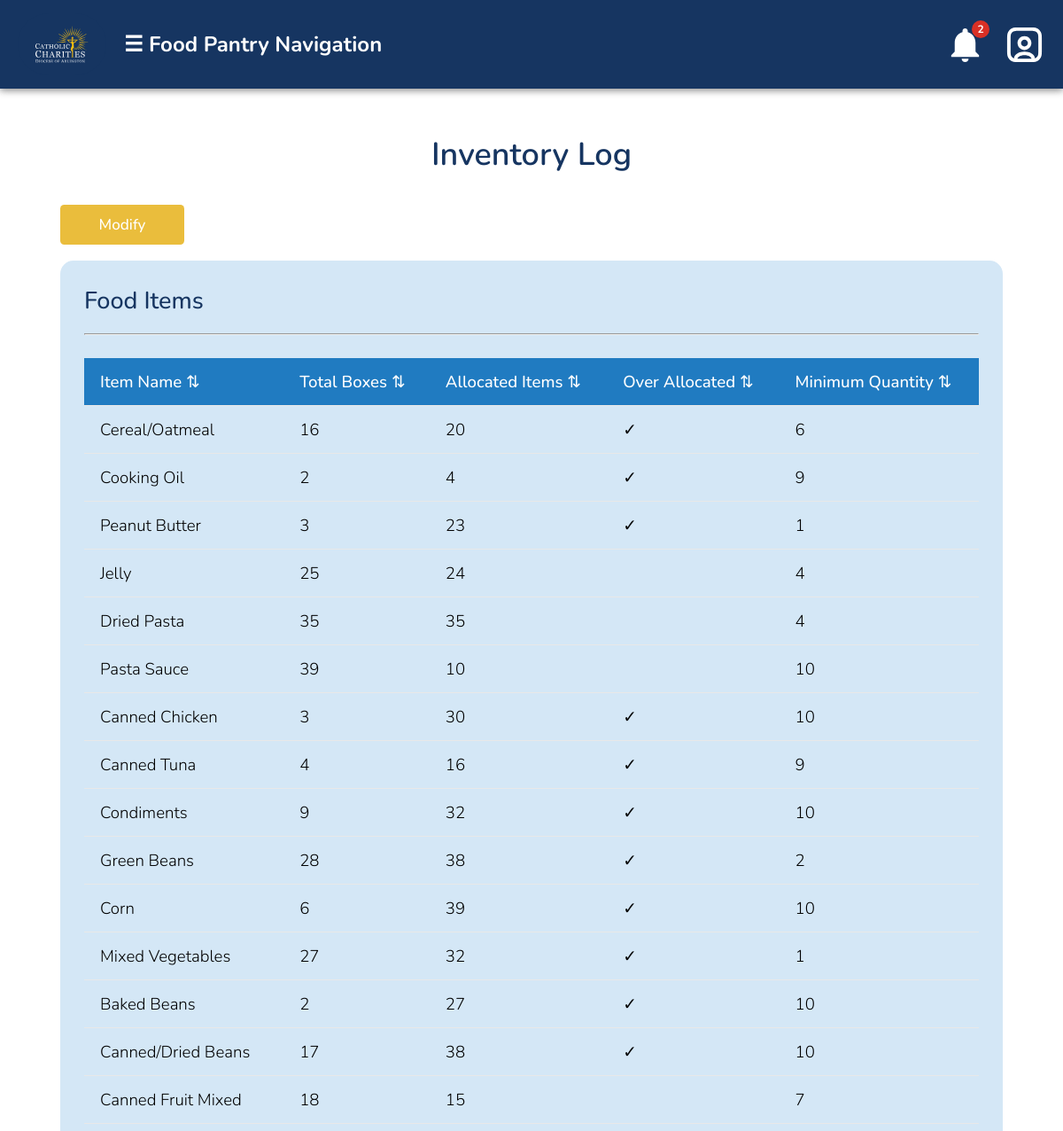
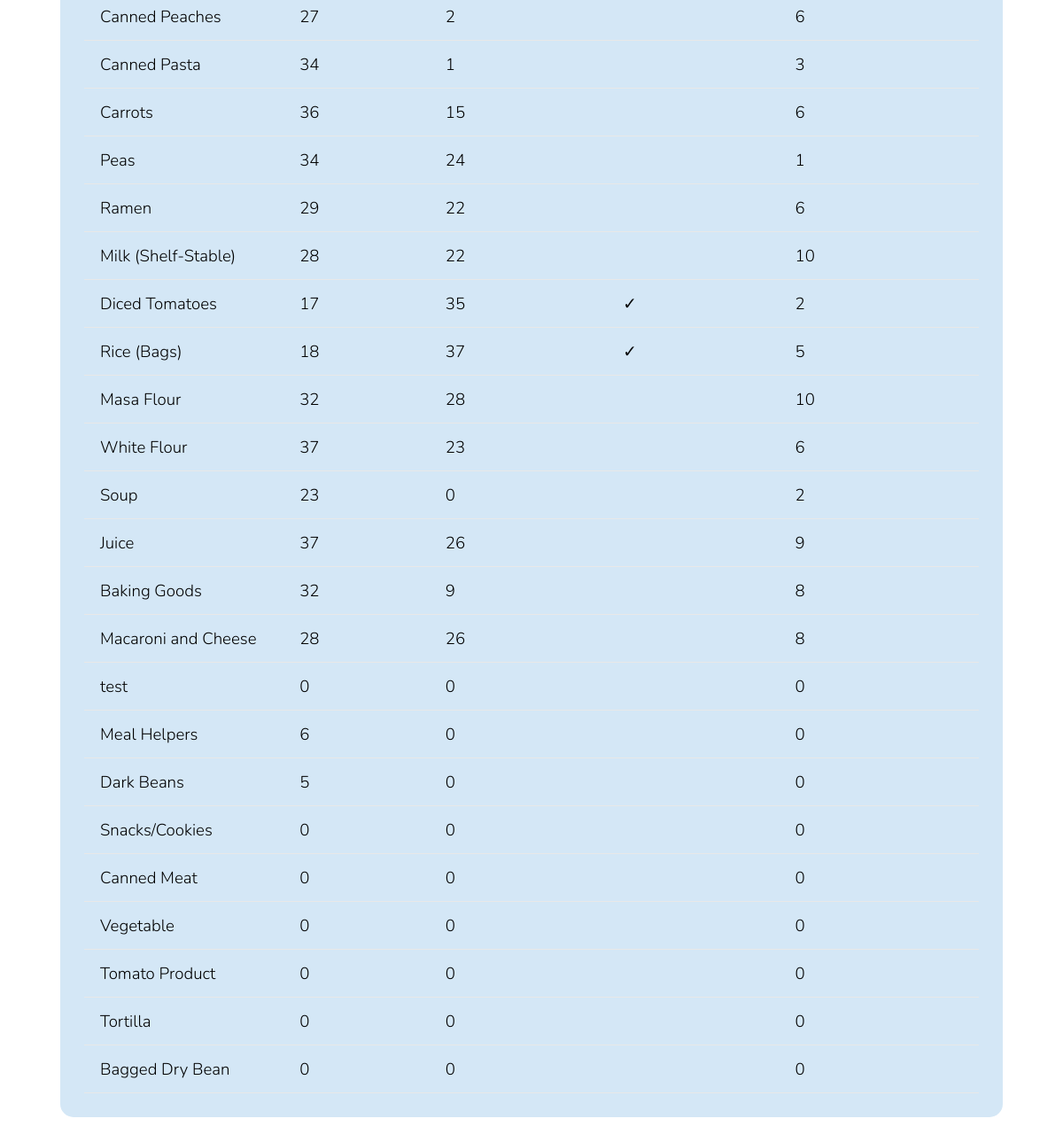
The app's page /inventory.php (signed in) with its own data (2 pictures, top to bottom).
### tables this page shows
CREATE TABLE `dbinventory` (
  `id` int(11) NOT NULL,
  `item_category_id` int(11) NOT NULL,
  `category_name` varchar(100) NOT NULL,
  `current_quantity` int(11) NOT NULL,
  `minimum_quantity` int(11) NOT NULL,
  `allocated_quantity` int(11) NOT NULL
);

### database/dbInventory.php (called while the page is built, shortened)
<?php
include_once(dirname(__FILE__).'/../domain/InventoryItem.php');
include_once(dirname(__FILE__).'/dbNotifications.php');
function getAllInventoryItems() {
    $con = connect();
    $query = "SELECT * FROM dbinventory ORDER BY id";
    $result = mysqli_query($con, $query);
    $inventoryItems = array();
    while ($row = mysqli_fetch_assoc($result)) {
        $inventoryItem = new InventoryItem($row['id'], $row['item_category_id'], $row['category_name'], $row['current_quantity'], $row['minimum_quantity'], $row['allocated_quantity']);
        $inventoryItems[] = $inventoryItem;
    }
    return $inventoryItems;
}

### domain/InventoryItem.php (called while the page is built, shortened)
<?php
class InventoryItem {
    private $category_name;
    private $current_quantity;
    private $minimum_quantity;
    private $allocated_quantity;
    function __construct($id, $item_category_id, $category_name, $current_quantity, $minimum_quantity, $allocated_quantity) {
        $this->category_name = $category_name;
        $this->current_quantity = $current_quantity;
        $this->minimum_quantity = $minimum_quantity;
        $this->allocated_quantity = $allocated_quantity;
    }
    function getCategoryName() {
        return $this->category_name;
    }
    function getCurrentQuantity() {
        return $this->current_quantity;
    }
    function getMinimumQuantity() {
        return $this->minimum_quantity;
    }
    function getAllocatedQuantity() {
        return $this->allocated_quantity;
    }
}

### inventory.php (the view, shortened to what this page needs)
<?php
$accessLevel = $_SESSION['access_level'] ?? 0;
require_once(__DIR__ . '/database/dbInventory.php');
$sortCol = isset($_GET['sortCol']) ? (int)$_GET['sortCol'] : -1;
$sortDir = isset($_GET['sortDir']) && $_GET['sortDir'] === 'desc' ? 'DESC' : 'ASC';
$items = [];
$columnNums = [
    1 => "category_name",
    2 => "current_quantity",
    3 => "allocated_quantity",
    4 => "current_quantity - allocated_quantity",
    5 => "minimum_quantity"
];
if ($sortCol >= 0 && $sortCol <= count($columnNums)) {
    $items = getAllInventoryItemsSorted($columnNums[$sortCol], $sortDir);
} else {
    $items = getAllInventoryItems();
}
?>
<!DOCTYPE html>
<html>
<head>
    <?php require_once('universal.inc'); ?>
    <link rel="stylesheet" href="css/base.css">
</head>
<pageheader>
		    <h1 class="title" style="margin-top: 0; margin-bottom: 0; padding-top: 0;">Inventory Log</h1>
</pageheader>
<body>
    <?php require_once('header.php'); ?>
    <main>
        <?php if($accessLevel >= 1): ?>
            <div class="report-container" style="margin-top: 0; margin-bottom: 0; padding-top: 0; padding-bottom: 0;">
                <a href="editInventory.php" style="text-decoration: none;">
                    <button class="modify-button" style="width: 140px; height: 45px;">
                        Modify
                    </button>
                </a>
            </div>
        <?php endif; ?>
<div class="report-container">
            <div class="report-section">
                <h2>Food Items</h2>
                <hr>
                <br>
                <div class="table-wrapper">
                    <table class="report-table" id="inventoryTable">
                        <thead>
                                <tr>
                                    <th>
                                        <?php if ($sortCol === 1 && $sortDir === 'ASC'): ?>
                                            <a href='?sortCol=1&sortDir=desc' style="font-weight: bold; color: white;"><span class="desktop-text">Item Name ↑</span></a>
                                            <a href='?sortCol=1&sortDir=desc' style="font-weight: bold; color: white;"><span class="mobile-text">Item Name ↑</span></a>
                                        <?php elseif ($sortCol === 1 && $sortDir === 'DESC'): ?>
                                            <a href='?' style="font-weight: bold; color: white;"><span class="desktop-text">Item Name ↓</span></a>
                                            <a href='?' style="font-weight: bold; color: white;"><span class="mobile-text">Item Name ↓</span></a>
                                        <?php else: ?>
                                            <a href='?sortCol=1&sortDir=asc' style="color: white;"><span class="desktop-text">Item Name ⇅</span></a>
                                        <?php endif; ?>
                                    </th>
                                    <th>
                                        <?php if ($sortCol === 2 && $sortDir === 'ASC'): ?>
                                            <a href='?sortCol=2&sortDir=desc' style="font-weight: bold;color: white;"><span class="desktop-text">Total Boxes ↑</span></a>
                                            <a href='?sortCol=2&sortDir=desc' style="font-weight: bold; color: white;"><span class="mobile-text">Total Boxes ↑</span></a>
                                        <?php elseif ($sortCol === 2 && $sortDir === 'DESC'): ?>
                                            <a href='?' style="font-weight: bold; color: white;"><span class="desktop-text">Total Boxes ↓</span></a>
                                            <a href='?' style="font-weight: bold; color: white;"><span class="mobile-text">Total Boxes ↓</span></a>
                                        <?php else: ?>
                                            <a href='?sortCol=2&sortDir=asc' style="color: white;"><span class="desktop-text">Total Boxes ⇅</span></a>
                                        <?php endif; ?>
                                    </th>
                                    <th>
                                        <?php if ($sortCol === 3 && $sortDir === 'ASC'): ?>
                                            <a href='?sortCol=3&sortDir=desc' style="font-weight: bold; color: white;"><span class="desktop-text">Allocated Items ↑</span></a>
                                            <a href='?sortCol=3&sortDir=desc' style="font-weight: bold; color: white;"><span class="mobile-text">Allocated Items ↑</span></a>
                                        <?php elseif ($sortCol === 3 && $sortDir === 'DESC'): ?>
                                            <a href='?' style="font-weight: bold; color: white;"><span class="desktop-text">Allocated Items ↓</span></a>
                                            <a href='?' style="font-weight: bold; color: white;"><span class="mobile-text">Allocated Items ↓</span></a>
                                        <?php else: ?>
                                            <a href='?sortCol=3&sortDir=asc' style="color: white;"><span class="desktop-text">Allocated Items ⇅</span></a>
                                        <?php endif; ?>
                                    </th>
                                    <th>
                                        <?php if ($sortCol === 4 && $sortDir === 'ASC'): ?>
                                            <a href='?sortCol=4&sortDir=desc' style="font-weight: bold; color: white;"><span class="desktop-text">Over Allocated ↑</span></a>
                                            <a href='?sortCol=4&sortDir=desc' style="font-weight: bold; color: white;"><span class="mobile-text">Over Allocated ↑</span></a>
                                        <?php elseif ($sortCol === 4 && $sortDir === 'DESC'): ?>
                                            <a href='?' style="font-weight: bold; color: white;"><span class="desktop-text">Over Allocated ↓</span></a>
                                            <a href='?' style="font-weight: bold; color: white;"><span class="mobile-text">Over Allocated ↓</span></a>
                                        <?php else: ?>
                                            <a href='?sortCol=4&sortDir=asc' style="color: white;"><span class="desktop-text">Over Allocated ⇅</span></a>
                                        <?php endif; ?>
                                    </th>
                                    <th>
                                        <?php if ($sortCol === 5 && $sortDir === 'ASC'): ?>
                                            <a href='?sortCol=5&sortDir=desc' style="font-weight: bold; color: white;"><span class="desktop-text">Minimum Quantity ↑</span></a>
                                            <a href='?sortCol=5&sortDir=desc' style="font-weight: bold; color: white;"><span class="mobile-text">Minimum Quantity ↑</span></a>
                                        <?php elseif ($sortCol === 5 && $sortDir === 'DESC'): ?>
                                            <a href='?' style="font-weight: bold; color: white;"><span class="desktop-text">Minimum Quantity ↓</span></a>
                                            <a href='?' style="font-weight: bold; color: white;"><span class="mobile-text">Minimum Quantity ↓</span></a>
                                        <?php else: ?>
                                            <a href='?sortCol=5&sortDir=asc' style="color: white;"><span class="desktop-text">Minimum Quantity ⇅</span></a>
                                        <?php endif; ?>
                                    </th>
                                </tr>
                            </thead>
                        <tbody>
                            <?php if (count($items) > 0): ?>
                                <?php foreach ($items as $item): ?>
                                    <tr>
                                        <td><?= htmlspecialchars($item->getCategoryName()) ?></td>
                                        <td><?= htmlspecialchars($item->getCurrentQuantity()) ?></td>
                                        <td><?= htmlspecialchars($item->getAllocatedQuantity()) ?></td>
                                        <td><?= $item->getAllocatedQuantity() > $item->getCurrentQuantity() ? '✓' : '' ?></td>
                                        <td><?= htmlspecialchars($item->getMinimumQuantity()) ?></td>
                                    </tr>
                                <?php endforeach; ?>
                            <?php else: ?>
                                <tr>
                                    <td colspan="8" class="empty-state">No items found.</td>
                                </tr>
                            <?php endif; ?>
                        </tbody>
                    </table>
                </div>
            </div>
			        </div>
    </main>
</body>
</html>

### css/base.css (style rules this page uses)
html, body, header, main, footer, div, span, p, h1, h2, h3, h4, h5, h6, ul, ol, li, input, select, textarea, form, section, label, table, td, tr, th, form, fieldset, em, button, a { padding: 0; margin: 0; font-size: inherit; font-family: inherit; font-weight: inherit; text-decoration: none; font-style: normal; box-sizing: border-box; text-align: left; list-style-type: none; border-spacing: 0; }
:root { --page-background-color: white; --page-font-color: black; --inactive-font-color: #d0d0d0; --inactive-background-color: rgb(31,31,33); --standout-background: #fafafa; --happy-toast-background-color: #5D7E61; --happy-toast-font-color: rgb(255, 255, 255); --info-toast-background-color: #2f2f2f; --info-toast-font-color: white; --error-toast-background-color: #A66654; --error-toast-font-color: rgb(255, 255, 255); --shadow-and-border-color: #e8e8e8; --main-color: #207BC1; --accent-color: #EABD3C; --secondary-accent-color: #163561; --wv-accent-color: #111111; --wv-accent-foreground: #ffffff; --wv-bg-light: #ffffff; --wv-text-dark: #111111; --wv-muted-text: #6b6b6b; --calendar-event-color: #333333; --calendar-event-color-hover: #000000; --calendar-today-border: 2px solid #000000; --button-font-color: #ffffff; --button-padding: 0.5rem 1.5rem; --button-border-radius: 0.25rem; --standard-border: 1px solid #111111; --light-border: 1px solid #e5e5e5; --text-field-border: 2px solid #d4d4d4; --cancel-button-background-color: #000000; --error-color: #000000; font-size: 18px; font-family: 'Montserrat'; font-weight: 300; font-size: 18px; font-family: 'Montserrat'; font-weight: 300; font-size: 18px; font-family: 'Montserrat'; font-weight: 300; font-size: 18px; font-family: 'Montserrat'; font-weight: 300; }
body { background-color: var(--page-background-color); color: var(--page-font-color); font-family: 'Montserrat'; }
main:not(.login):not(.calendar-view):not(.dashboard) { padding: 1rem; }
input[type=submit], button, .button, a.button-signup { color: var(--button-font-color); background-color: var(--main-color); padding: var(--button-padding); border: 3px solid rgba(255, 255, 255, 0.295); border-radius: var(--button-border-radius); font-weight: 500; width: 94%; transition: background-color .3s; cursor: pointer; text-align: center; }
h1 { font-size: 1.5rem; font-weight: 500; margin-bottom: 2rem; background-color: var(#4d98f3); color: var(--secondary-accent-color); width: 100%; text-align: center; padding: 1rem; }
h2 { font-size: 1.5rem; font-weight: 500; }

### inventory.php (style rules this page uses)
pageheader { margin-top: 3rem; display: flex; justify-content: center; align-items: center; }
.title { text-align: center; height: 3.5rem; width:auto; font-size: 2rem; font-weight: 600; color: var(--secondary-accent-color); padding-top: .4rem; border-radius: 10px; background-color: #ffffffee; }
.report-container { max-width: 1100px; margin: 0 auto 4rem auto; padding: 1rem; }
.report-section { background-color: #D4E7F6; border-radius: 15px; padding: 1.5rem; margin-bottom: 2rem; }
.report-section h2 { font-size: 1.5rem; font-weight: 500; margin-bottom: 1rem; color: var(--secondary-accent-color); }
.report-table { width: 100%; border-collapse: collapse; }
.report-table th, .report-table td { padding: 0.75rem 1rem; text-align: left; border-bottom: 1px solid var(--shadow-and-border-color); color: var(--page-font-color); text-align: left; vertical-align: middle; }
.report-table th { background-color: var(--main-color); color: var(--button-font-color); font-weight: 500; position: sticky; top: 100px; }
.modify-button { padding: 0.5rem 1rem; background-color: var(--accent-color); color: var(--button-font-color); border: none; border-radius: 0.25rem; cursor: pointer; font-size: 0.95rem; font-weight: 500; max-width: 500px; }

### records on screen
dbinventory: category_name "Cereal/Oatmeal", current_quantity "16", allocated_quantity "20", minimum_quantity "6"
dbinventory: category_name "Cooking Oil", current_quantity "2", allocated_quantity "4", minimum_quantity "9"
dbinventory: category_name "Peanut Butter", current_quantity "3", allocated_quantity "23", minimum_quantity "1"
dbinventory: category_name "Jelly", current_quantity "25", allocated_quantity "24", minimum_quantity "4"
dbinventory: category_name "Dried Pasta", current_quantity "35", allocated_quantity "35", minimum_quantity "4"
dbinventory: category_name "Pasta Sauce", current_quantity "39", allocated_quantity "10", minimum_quantity "10"
dbinventory: category_name "Canned Chicken", current_quantity "3", allocated_quantity "30", minimum_quantity "10"
dbinventory: category_name "Canned Tuna", current_quantity "4", allocated_quantity "16", minimum_quantity "9"
dbinventory: category_name "Condiments", current_quantity "9", allocated_quantity "32", minimum_quantity "10"
dbinventory: category_name "Green Beans", current_quantity "28", allocated_quantity "38", minimum_quantity "2"
dbinventory: category_name "Corn", current_quantity "6", allocated_quantity "39", minimum_quantity "10"
dbinventory: category_name "Mixed Vegetables", current_quantity "27", allocated_quantity "32", minimum_quantity "1"
dbinventory: category_name "Baked Beans", current_quantity "2", allocated_quantity "27", minimum_quantity "10"
dbinventory: category_name "Canned/Dried Beans", current_quantity "17", allocated_quantity "38", minimum_quantity "10"
dbinventory: category_name "Canned Fruit Mixed", current_quantity "18", allocated_quantity "15", minimum_quantity "7"
dbinventory: category_name "Canned Peaches", current_quantity "27", allocated_quantity "2", minimum_quantity "6"
dbinventory: category_name "Canned Pasta", current_quantity "34", allocated_quantity "1", minimum_quantity "3"
dbinventory: category_name "Carrots", current_quantity "36", allocated_quantity "15", minimum_quantity "6"
dbinventory: category_name "Peas", current_quantity "34", allocated_quantity "24", minimum_quantity "1"
dbinventory: category_name "Ramen", current_quantity "29", allocated_quantity "22", minimum_quantity "6"
dbinventory: category_name "Milk (Shelf-Stable)", current_quantity "28", allocated_quantity "22", minimum_quantity "10"
dbinventory: category_name "Diced Tomatoes", current_quantity "17", allocated_quantity "35", minimum_quantity "2"
dbinventory: category_name "Rice (Bags)", current_quantity "18", allocated_quantity "37", minimum_quantity "5"
dbinventory: category_name "Masa Flour", current_quantity "32", allocated_quantity "28", minimum_quantity "10"
dbinventory: category_name "White Flour", current_quantity "37", allocated_quantity "23", minimum_quantity "6"
dbinventory: category_name "Soup", current_quantity "23", allocated_quantity "0", minimum_quantity "2"
dbinventory: category_name "Juice", current_quantity "37", allocated_quantity "26", minimum_quantity "9"
dbinventory: category_name "Baking Goods", current_quantity "32", allocated_quantity "9", minimum_quantity "8"
dbinventory: category_name "Macaroni and Cheese", current_quantity "28", allocated_quantity "26", minimum_quantity "8"
dbinventory: category_name "test", current_quantity "0", allocated_quantity "0", minimum_quantity "0"
dbinventory: category_name "Meal Helpers", current_quantity "6", allocated_quantity "0", minimum_quantity "0"
dbinventory: category_name "Dark Beans", current_quantity "5", allocated_quantity "0", minimum_quantity "0"
dbinventory: category_name "Snacks/Cookies", current_quantity "0", allocated_quantity "0", minimum_quantity "0"
dbinventory: category_name "Canned Meat", current_quantity "0", allocated_quantity "0", minimum_quantity "0"
dbinventory: category_name "Vegetable", current_quantity "0", allocated_quantity "0", minimum_quantity "0"
dbinventory: category_name "Tomato Product", current_quantity "0", allocated_quantity "0", minimum_quantity "0"
dbinventory: category_name "Tortilla", current_quantity "0", allocated_quantity "0", minimum_quantity "0"
dbinventory: category_name "Bagged Dry Bean", current_quantity "0", allocated_quantity "0", minimum_quantity "0"
